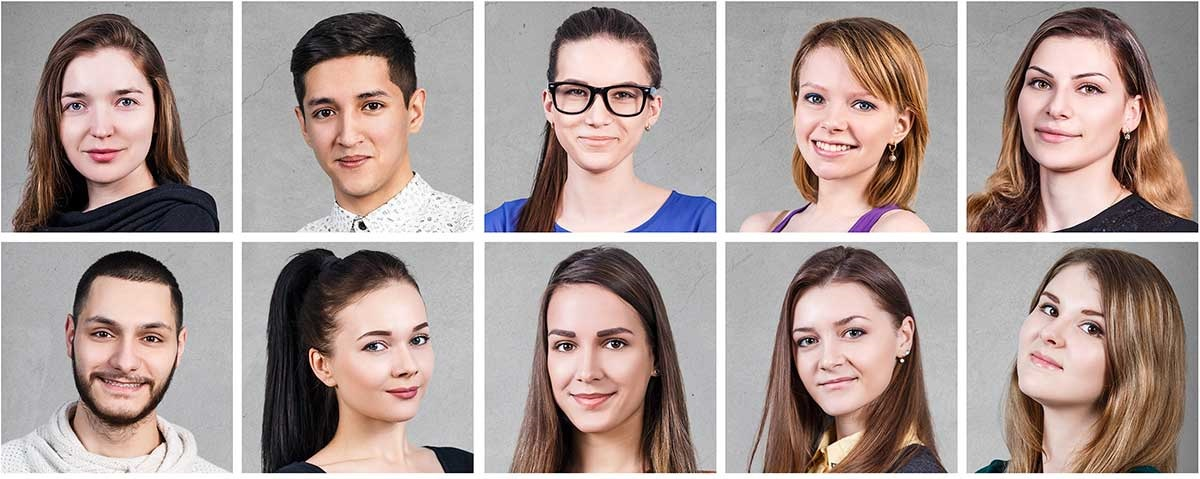
#> input picture Frameworks_ML_IoT/Face_Detection/fotos/muitasFaces.jpg, 1200 x 479 px, found by its file name
$ python face_detection.py
#> lines starting #> are read from the running program, lines starting #| are printed output that depends on the picture; after the words box and inside, x2 and y2 are one past the last pixel; in counts of white or black regions, pixels touching at a corner belong together
"""
Authors: Fabio Vincenzi and Guilherme Balduino Lopes
This example uses the OpenCV (Open Source Computer Vision) library, created by Intel in 1999 and is written in C/C++import cv2
"""
import cv2

# Create a classifier using the information contained in the haarcascade-frontalface-default.xml file
classifier = cv2.CascadeClassifier('Frameworks_ML_IoT//Face_Detection//classificadores//haarcascade-frontalface-default.xml')

# faces = cv2.imread('Frameworks_ML_IoT//Face_Detection//fotos//eeu.jpeg') # It loads the model.jpg image and stores it in the faces variable
faces = cv2.imread('Frameworks_ML_IoT//Face_Detection//fotos//muitasFaces.jpg') # It loads the image many Faces.jpg and stores it in the faces variable
#> faces is the input picture: shape (479, 1200, 3); mean B, G, R 149.2, 153.3, 169.3
gray_img = cv2.cvtColor(faces, cv2.COLOR_BGR2GRAY) # Converts color image to grayscale
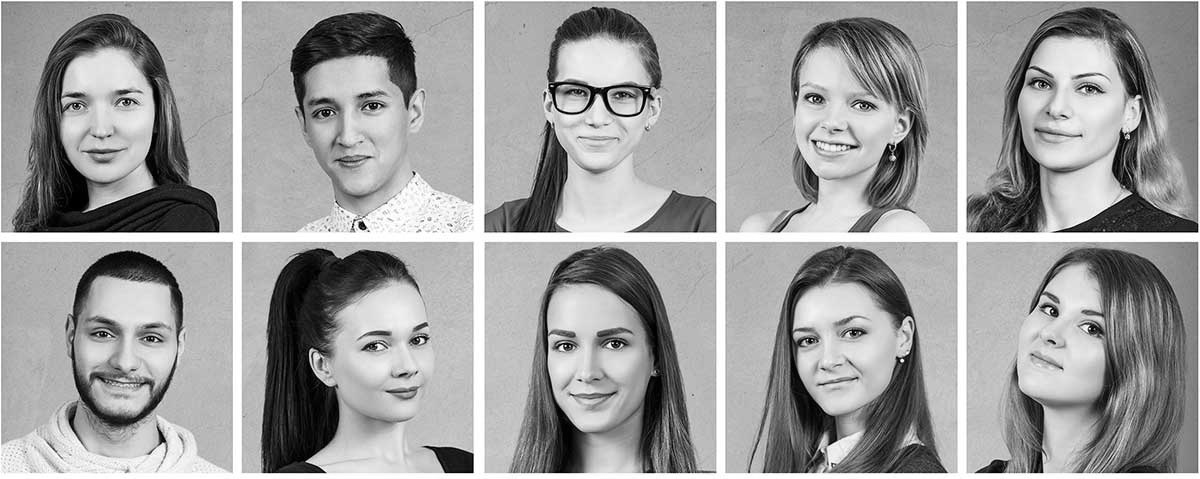
#> gray_img: shape (479, 1200); min 0, max 255, mean 157.6
                                                      # Before detecting a face, it is recommended to convert it to grayscale

cv2.imshow("Imagem Cinza:", gray_img) # Displays the image in grayscale

# Uses the detectMultiScale method to detect faces in the grayscale image
# The variable facesEncontradas will receive a matrix whose lines will be vectors containing the information [x,y,l,a]
# of faces found. Where: x and y are the initial positions of the face and l is the width and height of the faces found
# scaleFactor=1.1 changes the image scale, its value must always be greater than 1
# minNeighbors=20 lower values allow greater proximity between rectangles
# minSize=(width, height) minimum size of rectangles
found_faces = classifier.detectMultiScale(gray_img, scaleFactor=1.1, minNeighbors=20, minSize=(40,40))
#> found_faces = [[999, 37, 126, 126], [776, 288, 120, 120], [775, 54, 121, 121], [40, 52, 128, 128], [60, 284, 130, 130], [524, 290, 135, 135], [280, 54, 137, 137], [330, 286, 140, 140]]
print("Face(s) encontrada(s):",len(found_faces))
#| Face(s) encontrada(s): 8


# [7 lines of commented-out code are left out]
for (x, y, l, a) in found_faces:
    # cv2.rectangle(faces, (x0, y0), (x0 + largura, y0 + altura), (R, G, B), LarguraBorda)
    cv2.rectangle(faces, (x, y), (x + l, y + a), (0, 255, 0), 2)
#> this loop made 8 passes
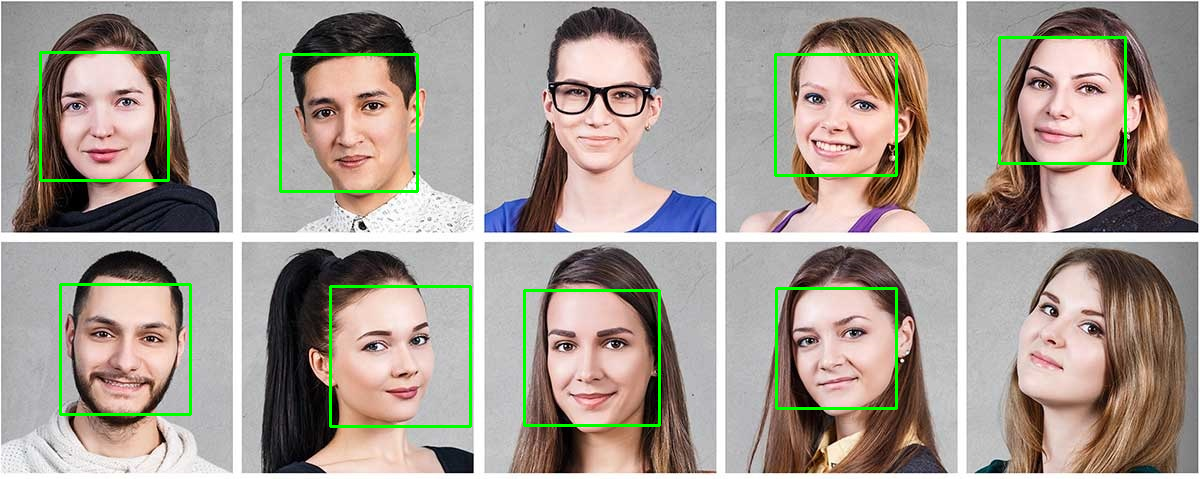
#> faces: shape (479, 1200, 3); 2.16% of pixels changed, all inside (x1, y1, x2, y2) = (39, 36, 1127, 428)

cv2.imshow("Face(s) encontrada(s):", faces)
cv2.waitKey() # Wait until a key is pressed

$ run again, with Frameworks_ML_IoT/Face_Detection/fotos/eeu.jpeg copied over Frameworks_ML_IoT/Face_Detection/fotos/muitasFaces.jpg
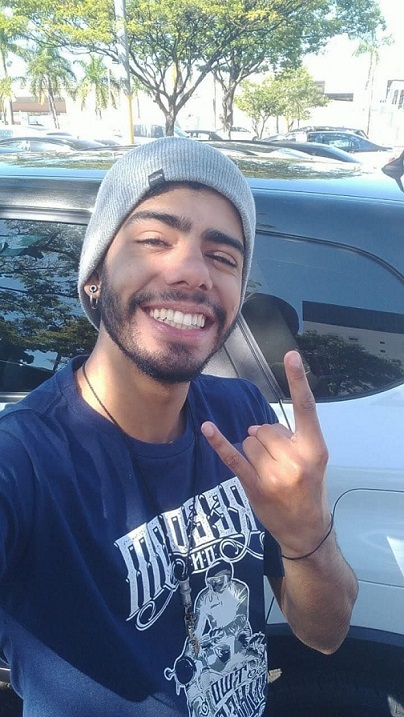
#> input picture Frameworks_ML_IoT/Face_Detection/fotos/eeu.jpeg, 404 x 717 px, found by its file name
#> faces is the input picture: shape (717, 404, 3); mean B, G, R 144.9, 128.8, 117.6
#> `gray_img = cv2.cvtColor(faces, cv2.COLOR_BGR2GRAY)`:
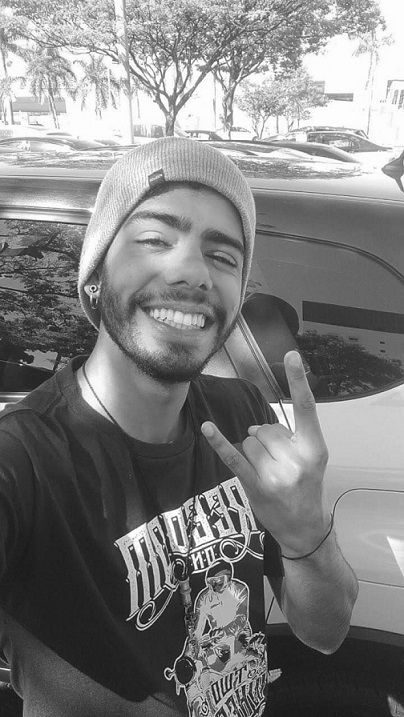
#> gray_img: shape (717, 404); min 4, max 255, mean 127.3
#> found_faces = ()
#| Face(s) encontrada(s): 0

$ run again, with Frameworks_ML_IoT/Face_Detection/fotos/model.jpg copied over Frameworks_ML_IoT/Face_Detection/fotos/muitasFaces.jpg
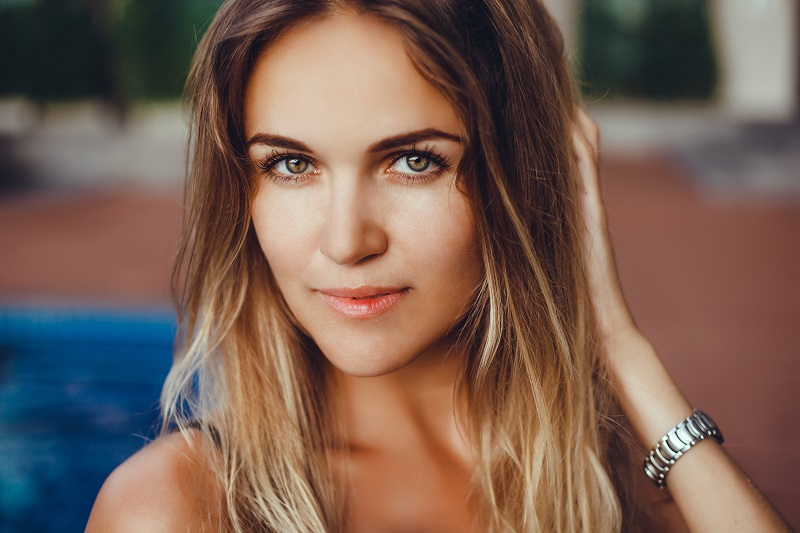
#> input picture Frameworks_ML_IoT/Face_Detection/fotos/model.jpg, 800 x 533 px, found by its file name
#> faces is the input picture: shape (533, 800, 3); mean B, G, R 83.4, 95.2, 120.1
#> `gray_img = cv2.cvtColor(faces, cv2.COLOR_BGR2GRAY)`:
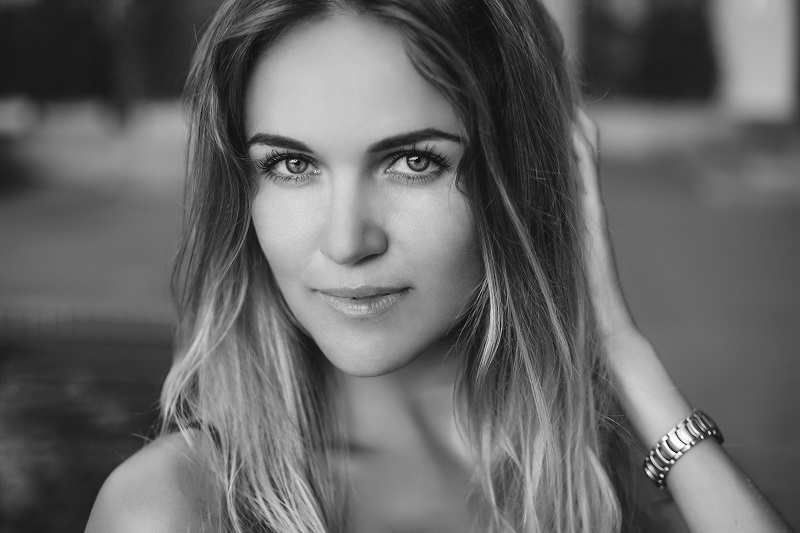
#> gray_img: shape (533, 800); min 2, max 253, mean 101.3
#> found_faces = [[207, 54, 290, 290]]
#| Face(s) encontrada(s): 1
#> the loop `for (x, y, l, a) in found_faces:` made 1 pass
#> after the loop `for (x, y, l, a) in found_faces:`:
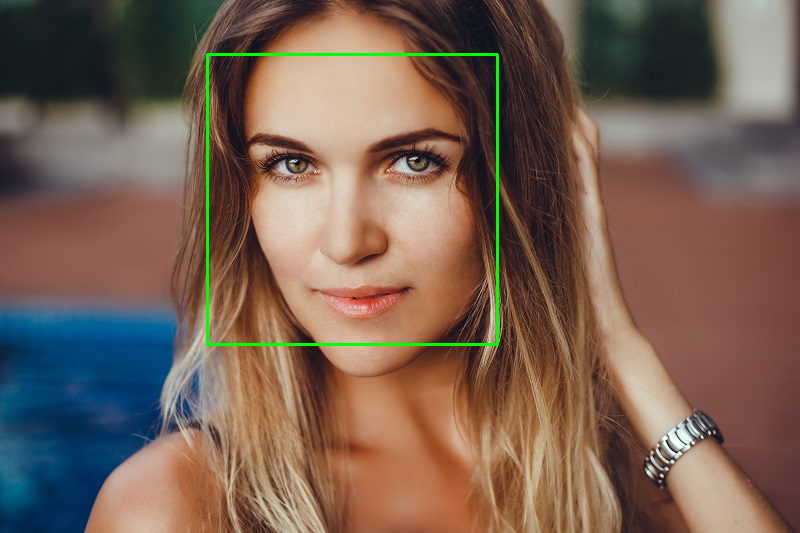
#> faces: shape (533, 800, 3); 0.82% of pixels changed, all inside (x1, y1, x2, y2) = (206, 53, 499, 346)

$ run again, with Frameworks_ML_IoT/Face_Detection/fotos/eu.jpeg copied over Frameworks_ML_IoT/Face_Detection/fotos/muitasFaces.jpg
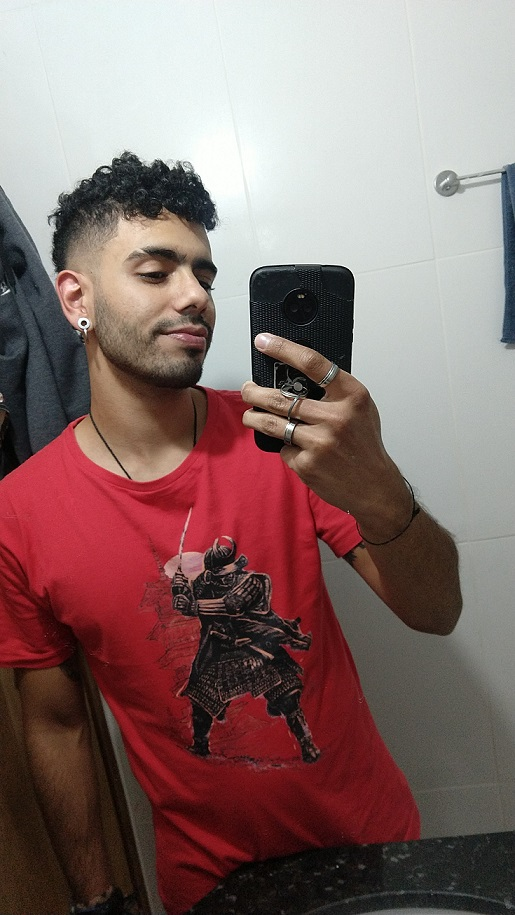
#> input picture Frameworks_ML_IoT/Face_Detection/fotos/eu.jpeg, 515 x 915 px, found by its file name
#> faces is the input picture: shape (915, 515, 3); mean B, G, R 107.4, 109.6, 135
#> `gray_img = cv2.cvtColor(faces, cv2.COLOR_BGR2GRAY)`:
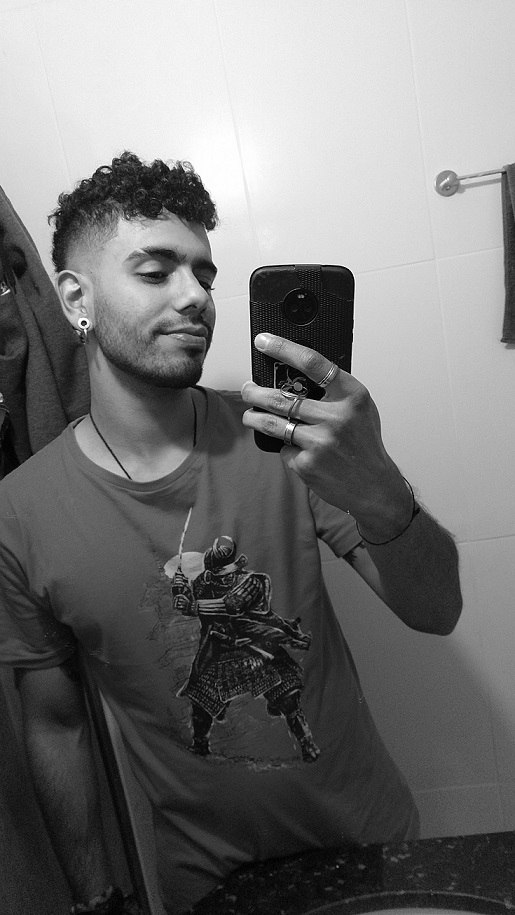
#> gray_img: shape (915, 515); min 0, max 255, mean 116.9
#> found_faces = ()
#| Face(s) encontrada(s): 0
